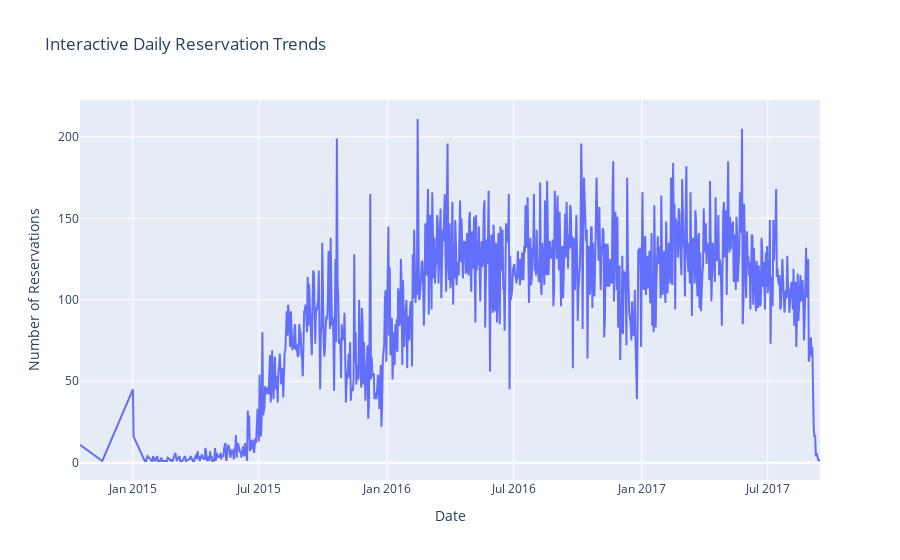

Write notebook code for a chart like this one.
### Markdown cell above
## Code Explanation
This cell executes: `import plotly.express as px`

### Code cell
import plotly.express as px

# Create the daily reservation count
daily_reservations = df.groupby('reservation_status_date').size().reset_index(name='reservations')

# Create an interactive plot
fig = px.line(daily_reservations, 
              x='reservation_status_date', 
              y='reservations', 
              title='Interactive Daily Reservation Trends',
              labels={'reservation_status_date': 'Date', 'reservations': 'Number of Reservations'})

# Show the plot
fig.show()

### Figure 1 — Plotly figure (JSON) as saved in the notebook; plotly's stock layout.template omitted (floating-point values rounded to 4 significant figures; data arrays with more than 128 entries replaced by an {"elided": "..."} marker saying what was removed)
{"data": [{"hovertemplate": "Date=%{x}<br>Number of Reservations=%{y}<extra></extra>", "legendgroup": "", "line": {"color": "#636efa", "dash": "solid"}, "marker": {"symbol": "circle"}, "mode": "lines", "name": "", "orientation": "v", "showlegend": false, "type": "scatter", "x": {"elided": "926 str values"}, "xaxis": "x", "y": {"elided": "926 int values"}, "yaxis": "y"}], "layout": {"legend": {"tracegroupgap": 0}, "title": {"text": "Interactive Daily Reservation Trends"}, "xaxis": {"anchor": "y", "domain": [0, 1], "title": {"text": "Date"}}, "yaxis": {"anchor": "x", "domain": [0, 1], "title": {"text": "Number of Reservations"}}}}
